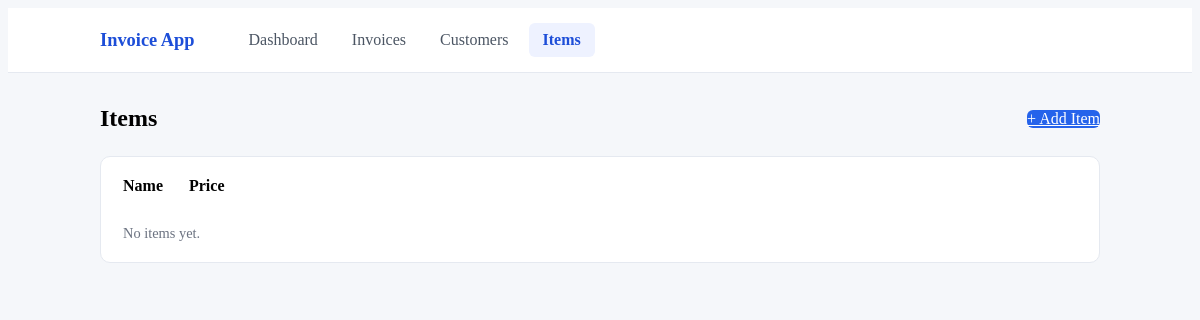
/items, run on an earlier commit of the app's database.
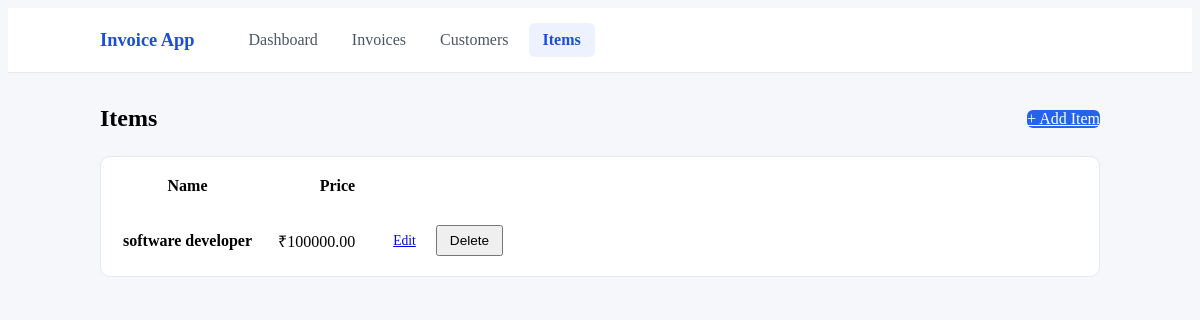
And on a later commit of the database.
### database.py (models this page shows)
class BaseModel(Model):
    class Meta:
        database = db

class Item(BaseModel):
    name = CharField()
    price = DecimalField(decimal_places=2, default=0)

### app.py (the view)
@app.route("/items")
def items():
    rows = Item.select().order_by(Item.name)
    return render_template("items.html", items=rows)

### app.py (called while the page is built)
@app.before_request
def open_db():
    db.connect(reuse_if_open=True)

@app.after_request
def clear_stats(response):
    if request.method == "POST":
        try:
            cache.delete("stats")
        except redis.RedisError:
            pass
    return response

### templates/items.html (shortened to what this page needs)
{% extends "base.html" %}
{% block content %}
<div class="page-header">
    <h2>Items</h2>
    <a href="{{ url_for('add_item') }}" class="button">+ Add Item</a>
</div>
<div class="table-wrap">
    <table>
        <thead>
            <tr>
                <th>Name</th>
                <th class="right">Price</th>
                <th></th>
            </tr>
        </thead>
        <tbody>
            {% for i in items %}
            <tr>
                <td><strong>{{ i.name }}</strong></td>
                <td class="right">₹{{ '%.2f'|format(i.price) }}</td>
                <td class="right">
                    <div class="actions" style="justify-content: flex-end;">
                        <a href="{{ url_for('edit_item', id=i.id) }}" class="button secondary">Edit</a>
                        <form method="post" action="{{ url_for('delete_item', id=i.id) }}"
                              onsubmit="return confirm('Delete this item?');">
                            <button type="submit" class="secondary">Delete</button>
                        </form>
                    </div>
                </td>
            </tr>
            {% else %}
            <tr>
                <td colspan="3" class="muted">No items yet.</td>
            </tr>
            {% endfor %}
        </tbody>
    </table>
</div>
{% endblock %}

What changed in the data, as far as the page shows it:
added Item: name "software developer", price "100000.00"
Also different on the page:
text no longer shown: "No items yet."
